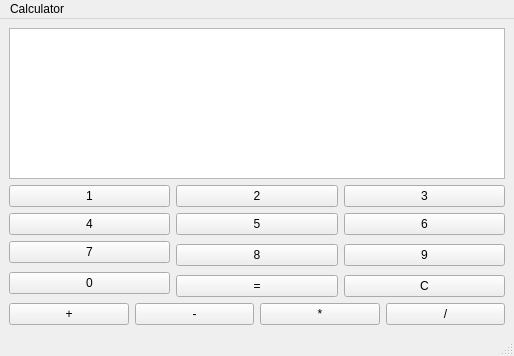
<?xml version="1.0" encoding="UTF-8"?>
<ui version="4.0">
 <class>MainWindow</class>
 <widget class="QMainWindow" name="MainWindow">
  <property name="geometry">
   <rect>
    <x>0</x>
    <y>0</y>
    <width>514</width>
    <height>356</height>
   </rect>
  </property>
  <property name="windowTitle">
   <string>MainWindow</string>
  </property>
  <widget class="QWidget" name="centralwidget">
   <layout class="QGridLayout" name="gridLayout">
    <item row="1" column="0">
     <widget class="QPushButton" name="pushButton">
      <property name="text">
       <string>1</string>
      </property>
     </widget>
    </item>
    <item row="1" column="1">
     <widget class="QPushButton" name="pushButton_2">
      <property name="text">
       <string>2</string>
      </property>
     </widget>
    </item>
    <item row="1" column="2">
     <widget class="QPushButton" name="pushButton_3">
      <property name="text">
       <string>3</string>
      </property>
     </widget>
    </item>
    <item row="2" column="0">
     <widget class="QPushButton" name="pushButton_4">
      <property name="text">
       <string>4</string>
      </property>
     </widget>
    </item>
    <item row="2" column="1">
     <widget class="QPushButton" name="pushButton_5">
      <property name="text">
       <string>5</string>
      </property>
     </widget>
    </item>
    <item row="2" column="2">
     <widget class="QPushButton" name="pushButton_6">
      <property name="text">
       <string>6</string>
      </property>
     </widget>
    </item>
    <item row="3" column="0">
     <widget class="QPushButton" name="pushButton_7">
      <property name="text">
       <string>7</string>
      </property>
     </widget>
    </item>
    <item row="3" column="1" rowspan="2">
     <widget class="QPushButton" name="pushButton_8">
      <property name="text">
       <string>8</string>
      </property>
     </widget>
    </item>
    <item row="3" column="2" rowspan="2">
     <widget class="QPushButton" name="pushButton_9">
      <property name="text">
       <string>9</string>
      </property>
     </widget>
    </item>
    <item row="4" column="0" rowspan="2">
     <widget class="QPushButton" name="pushButton_10">
      <property name="text">
       <string>0</string>
      </property>
     </widget>
    </item>
    <item row="5" column="1">
     <widget class="QPushButton" name="pushButton_11">
      <property name="text">
       <string>=</string>
      </property>
     </widget>
    </item>
    <item row="5" column="2">
     <widget class="QPushButton" name="pushButton_12">
      <property name="text">
       <string>C</string>
      </property>
     </widget>
    </item>
    <item row="6" column="0" colspan="3">
     <layout class="QHBoxLayout" name="horizontalLayout">
      <item>
       <widget class="QPushButton" name="pushButton_15">
        <property name="text">
         <string>+</string>
        </property>
       </widget>
      </item>
      <item>
       <widget class="QPushButton" name="pushButton_16">
        <property name="text">
         <string>-</string>
        </property>
       </widget>
      </item>
      <item>
       <widget class="QPushButton" name="pushButton_14">
        <property name="text">
         <string>*</string>
        </property>
       </widget>
      </item>
      <item>
       <widget class="QPushButton" name="pushButton_13">
        <property name="text">
         <string>/</string>
        </property>
       </widget>
      </item>
     </layout>
    </item>
    <item row="0" column="0" colspan="3">
     <widget class="QTextEdit" name="textEdit"/>
    </item>
   </layout>
  </widget>
  <widget class="QMenuBar" name="menubar">
   <property name="geometry">
    <rect>
     <x>0</x>
     <y>0</y>
     <width>514</width>
     <height>26</height>
    </rect>
   </property>
   <widget class="QMenu" name="menuCalculator">
    <property name="title">
     <string>Calculator</string>
    </property>
    <addaction name="separator"/>
   </widget>
   <addaction name="menuCalculator"/>
  </widget>
  <widget class="QStatusBar" name="statusbar"/>
 </widget>
 <resources/>
 <connections/>
</ui>
